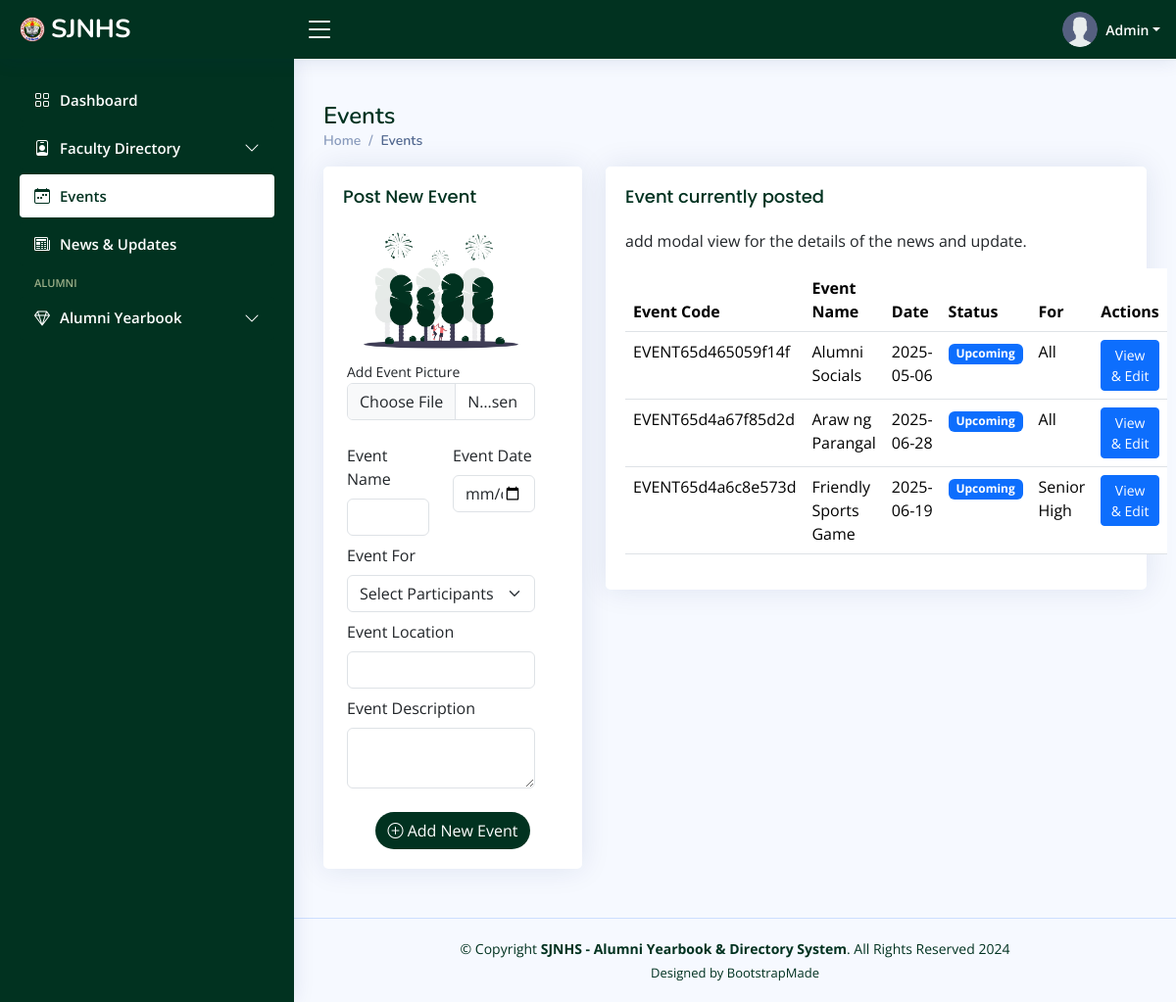
Screenshot of /admin/events.php (signed in) with the database file from the repository.
### tables this page shows
CREATE TABLE `events` (
  `id` int(11) UNSIGNED NOT NULL,
  `eventsCode` varchar(255) NOT NULL,
  `eventName` varchar(255) NOT NULL,
  `eventDate` date NOT NULL,
  `eventStatus` int(11) NOT NULL,
  `eventLocation` varchar(255) NOT NULL,
  `eventDescription` text NOT NULL,
  `eventPicture` varchar(255) NOT NULL,
  `eventScope` varchar(255) NOT NULL,
  `date_created` date NOT NULL DEFAULT current_timestamp()
);

### admin/events.php (the view, shortened to what this page needs)
<?php
include_once 'includes/header.php';
include_once 'includes/conn.php';
include_once 'includes/sidebar.php';
?>
<main id="main" class="main">
    <div class="pagetitle">
        <h1>Events</h1>
        <nav>
            <ol class="breadcrumb">
                <li class="breadcrumb-item"><a href="dashboard.php">Home</a></li>
                <li class="breadcrumb-item active">Events</li>
            </ol>
        </nav>
    </div>
    <section class="section">
        <div class="row">
            <div class="col-lg-4">
                <div class="card">
                    <div class="card-body">
                        <h5 class="card-title">Post New Event</h5>
                        <form class="row g-3" method="POST" action="code.php" enctype="multipart/form-data">
                            <div class="row mb-4 mt-2">
                                <div class="col-lg-12 col-md-12">
                                    <center>
                                        <img id="eventPicturePreview" src="assets/img/undraw_festivities_tvvj.png"
                                            alt="Event Picture Preview" style="max-width: 100%; max-height: 300px;">
                                    </center>
                                    <small class="mt-2">Add Event Picture</small>
                                    <input type="file" name="eventPicture" class="form-control" id="eventPicture"
                                        onchange="previewEventPicture();" accept="image/*" required>
                                </div>
                            </div>
                            <div class="row">
                                <div class="col-lg-6 col-md-6 mb-2">
                                    <label for="eventName" class="form-label">Event Name</label>
                                    <input type="text" name="eventName" class="form-control" id="eventName" required>
                                </div>
                                <div class="col-lg-6 col-md-6 mb-2">
                                    <label for="eventDate" class="form-label">Event Date</label>
                                    <input type="date" name="eventDate" class="form-control" id="eventDate" required>
                                </div>
                            </div>
                            <div class="row">
                                <div class="col-lg-12 col-md-12 mb-2">
                                    <label for="eventScope" class="form-label">Event For</label>
                                    <select name="eventScope" class="form-select" id="eventScope" required>
                                        <option value="">Select Participants</option>
                                    </select>
                                </div>
                            </div>
                            <div class="row">
                                <div class="col-lg-12 col-md-12 mb-2">
                                    <label for="eventLocation" class="form-label">Event Location</label>
                                    <input type="text" name="eventLocation" class="form-control" id="eventLocation"
                                        required>
                                </div>
                                <div class="col-lg-12 col-md-12 mb-2">
                                    <label for="eventDescription" class="form-label">Event Description</label>
                                    <textarea name="eventDescription" class="form-control" id="eventDescription"
                                        rows="2" required></textarea>
                                </div>
                            </div>
                            <div class="d-grid gap-2 d-md-flex justify-content-md-center">
                                <button class="btn rounded-5 text-white" type="submit"
                                    style="background-color: #013220;" name="addNewEvent"><i
                                        class="bi bi-plus-circle"></i> Add New Event</button>
                            </div>
                        </form>
                    </div>
                </div>
            </div>
            <div class="col-lg-8">
                <div class="card">
                    <div class="card-body">
                        <h5 class="card-title">Event currently posted</h5>
                        <p>add modal view for the details of the news and update.</p>
                        <table class="table datatable">
                            <thead>
                                <tr>
                                    <th scope="col">Event Code</th>
                                    <th scope="col">Event Name</th>
                                    <th scope="col">Date</th>
                                    <th scope="col">Status</th>
                                    <th scope="col">For</th>
                                    <th scope="col">Actions</th>
                                </tr>
                            </thead>
                            <tbody>
                                <?php
                                $sql = "SELECT * FROM events";
                                $result = mysqli_query($conn, $sql);
                                if (mysqli_num_rows($result) > 0) {
                                    while ($row = mysqli_fetch_assoc($result)) {
                                        echo "<tr>";
                                        echo "<td>{$row['eventsCode']}</td>";
                                        echo "<td>{$row['eventName']}</td>";
                                        $today = date('Y-m-d');
                                        echo "<td>{$row['eventDate']}</td>";
                                        echo "<td>";
                                        if ($row['eventDate'] < $today) {
                                            echo '<span class="badge bg-danger">Ended</span>';
                                        } else {
                                            $eventDate = strtotime($row['eventDate']);
                                            $timeDiff = $eventDate - time();
                                            $daysDiff = ceil($timeDiff / (60 * 60 * 24));
                                            if ($daysDiff == 0) {
                                                echo '<span class="badge bg-success">On-going</span>';
                                            } elseif ($daysDiff > 0) {
                                                echo '<span class="badge bg-primary">Upcoming</span>';
                                            } elseif ($daysDiff < 0) {
                                                echo '<span class="badge bg-warning">Postponed</span>';
                                            } else {
                                                echo "Unknown";
                                            }
                                        }
                                        echo "</td>";
                                        echo "<td>{$row['eventScope']}</td>";
                                        echo "<td>
                                        <button class='btn btn-primary btn-sm' onclick='viewEditEvent({$row['id']})' data-bs-toggle='modal' data-bs-target='#eventModal'>View &amp; Edit</button>";
                                        echo "</td>";
                                        echo "</tr>";
                                    }
                                } else {
                                    echo "<tr><td colspan='5'>No events found</td></tr>";
                                }
                                ?>
                            </tbody>
                        </table>
                    </div>
                </div>
            </div>
        </div>
    </section>
</main>
<?php
include_once 'includes/footer.php';
?>

### admin/assets/css/style.css (style rules this page uses)
:root { scroll-behavior: smooth; }
body { font-family: "Open Sans", sans-serif; background: #f6f9ff; color: #444444; }
a { color: #013220; text-decoration: none; }
h1, h2, h3, h4, h5, h6 { font-family: "Nunito", sans-serif; }
#main { margin-top: 60px; padding: 20px 30px; transition: all 0.3s; }
.pagetitle { margin-bottom: 10px; }
.pagetitle h1 { font-size: 24px; margin-bottom: 0; font-weight: 600; color: #013220; }
.card { margin-bottom: 30px; border: none; border-radius: 5px; box-shadow: 0px 0 30px rgba(1, 41, 112, 0.1); }
.card-title { padding: 20px 0 15px 0; font-size: 18px; font-weight: 500; color: #013220; font-family: "Poppins", sans-serif; }
.card-body { padding: 0 20px 20px 20px; }
.breadcrumb { font-size: 14px; font-family: "Nunito", sans-serif; color: #899bbd; font-weight: 600; }
.breadcrumb a { color: #899bbd; transition: 0.3s; }
.breadcrumb .breadcrumb-item::before { color: #899bbd; }
.breadcrumb .active { color: #51678f; font-weight: 600; }
@media (min-width: 1200px) { #main, #footer { margin-left: 300px; } }

### rows the page displays
events: eventsCode "EVENT65d465059f14f", eventName "Alumni Socials", eventDate "2025-05-06", shows "Upcoming", eventScope "All"
events: eventsCode "EVENT65d4a67f85d2d", eventName "Araw ng Parangal", eventDate "2025-06-28", shows "Upcoming", eventScope "All"
events: eventsCode "EVENT65d4a6c8e573d", eventName "Friendly Sports Game", eventDate "2025-06-19", shows "Upcoming", eventScope "Senior High"
